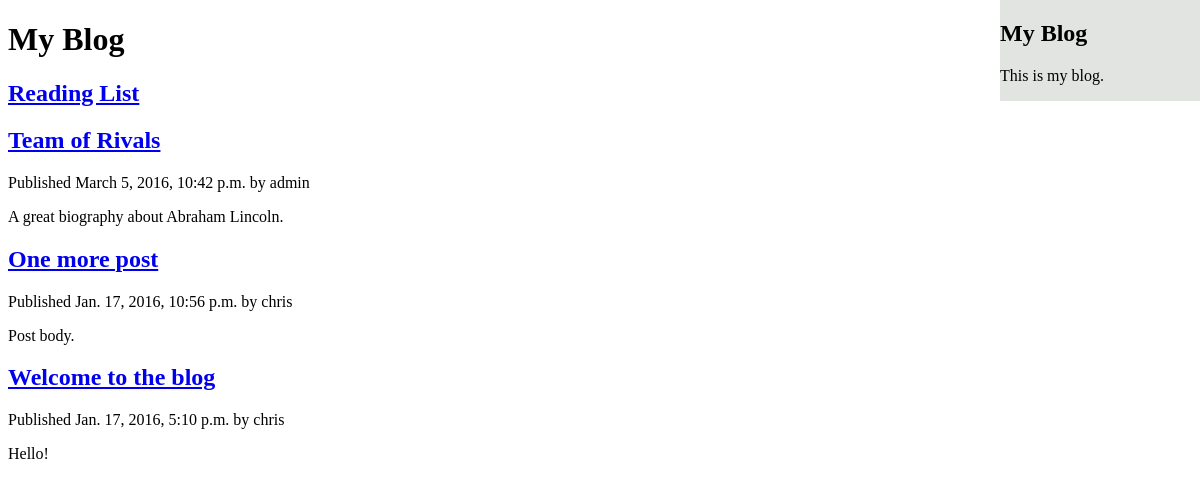
Page /blog/ on the earlier database version.
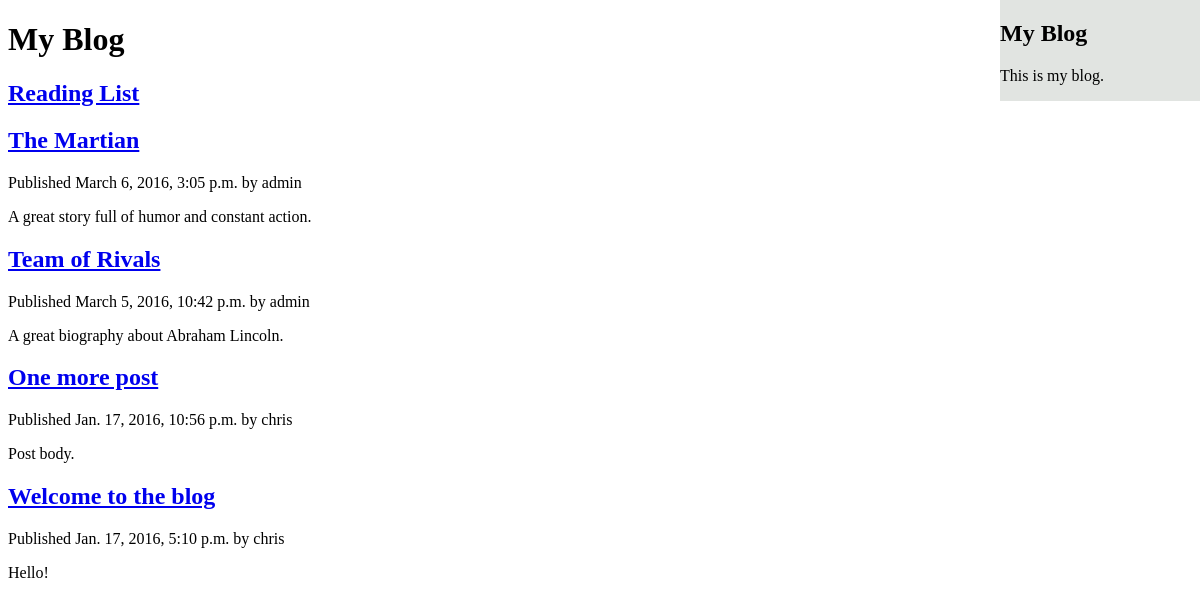
Same page on the later database version.
### blog/models.py (models this page shows, shortened)
class Post(models.Model):
    objects = models.Manager()
    published = PublishedManager()
    STATUS_CHOICES = (
        ('draft', 'Draft'),
        ('published', 'Published'),
    )
    title = models.CharField(max_length=250)
    slug = models.SlugField(max_length=250, unique_for_date='publish')
    author = models.ForeignKey(User, related_name='blog_posts')
    creator = models.CharField(max_length=50, default='')
    body = models.TextField()
    publish = models.DateTimeField(default=timezone.now)
    created = models.DateTimeField(auto_now_add=True)
    updated = models.DateTimeField(auto_now=True)
    status = models.CharField(max_length=10, choices=STATUS_CHOICES,
                              default='draft')
    rating = models.IntegerField(default=0)
    def first_sentence(self):
        punctuation = []
        if '.' in self.body:
            punctuation.append(self.body.index("."))
        if '!' in self.body:
            punctuation.append(self.body.index("!"))
        if '?' in self.body:
            punctuation.append(self.body.index("?"))
        minimum_punctuation = min(punctuation)
        return self.body.partition(self.body[minimum_punctuation])[0] + \
            self.body.partition(self.body[minimum_punctuation])[1]
    def get_absolute_url(self):
        return reverse('blog:post_detail',
                       args=[
                           self.publish.year,
                           self.publish.strftime('%m'),
                           self.publish.strftime('%d'),
                           self.slug])
    class Meta:
        ordering = ('-publish',)

### blog/views.py (the view)
def post_list(request):
    posts = Post.published.all()
    return render(request, 'blog/post/list.html',
                  {'posts': posts})

### blog/models.py (called while the page is built)
    def get_queryset(self):
        return super(PublishedManager,
                     self).get_queryset().filter(status='published')

### blog/templates/blog/post/list.html (shortened to what this page needs)
{% extends "blog/base.html" %}
{% block content %}
<h1>My Blog</h1>
<h2>
    <a href="http://127.0.0.1:8000/blog/reading-list">Reading List </a>
</h2>
{% for post in posts %}
<h2>
<a href="{{post.get_absolute_url}}">
{{ post.title }}
</a>
</h2>
<p class="date">
Published {{ post.publish }} by {{ post.author }}
</p>
{{ post.first_sentence }}
{% endfor %}
{% endblock %}

Differences in the rows shown:
added Post: title "The Martian", publish "March 6, 2016, 3:05 p.m.", author "admin", first_sentence "A great story full of humor and constant action."
